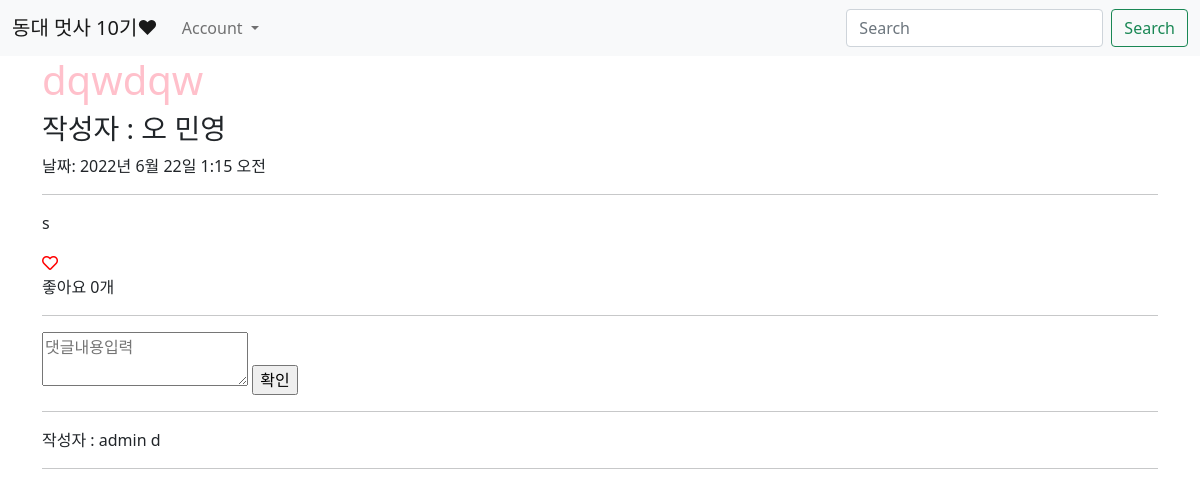
/1, run on an earlier commit of the app's database.
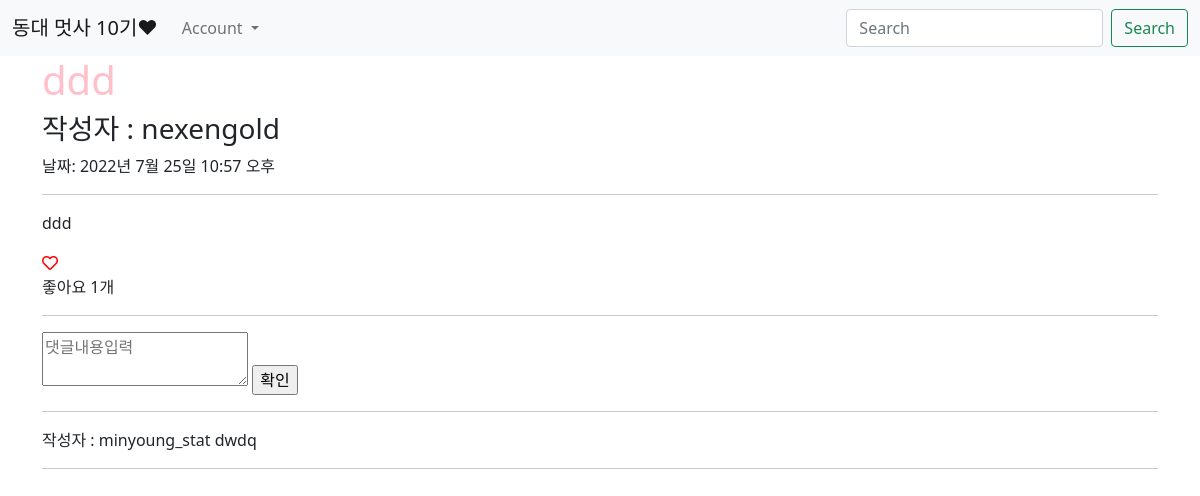
And on a later commit of the database.
### main/models.py (models this page shows, shortened)
class Post(models.Model):
    id = models.AutoField(primary_key=True)
    title = models.CharField(max_length=200)
    writer = models.ForeignKey(User, on_delete=models.CASCADE)
    pub_date = models.DateTimeField()
    body = models.TextField()
    image = models.ImageField(upload_to = "post/", blank=True, null=True)
    like_user_set = models.ManyToManyField(User, blank=True, related_name="like_user_set", through='Like')
    @property
    def like_count(self):
        return self.like_user_set.count()

class Comment(models.Model):
    content = models.TextField()
    writer = models.ForeignKey(User, on_delete=models.CASCADE)
    post = models.ForeignKey(Post, on_delete=models.CASCADE, related_name='comments')
    created_at = models.DateTimeField(auto_now=True)
    update_at = models.DateTimeField(auto_now=True)

### main/views.py (the view)
# urls.py: path('<int:id>', detail, name='detail'),
def detail(request, id):
    post = get_object_or_404(Post, pk = id)
    all_comments = post.comments.all().order_by('-created_at')
    return render(request, 'main/detail.html', {'post': post, 'comments':all_comments})

### main/templates/main/detail.html (shortened to what this page needs)
{% extends 'base.html' %}
{% block content %}
<h1>{{post.title}}</h1>
{% if post.writer %}
    {% if 'user' in post.writer.username %}
        <h3>작성자 : {{post.writer.last_name}} {{post.writer.first_name}}</h3>
    {% else %}
        <h3>작성자 : {{post.writer}}</h3>
    {% endif %}
{% else %}
    <h3>작성자 : 알 수 없음</h3>
{% endif %}
날짜: {{post.pub_date}}
<hr>
<p>{{post.body}}</p>
<span href="#" class="like" name ="{{post.id}}" value="Like">
    {% if user in post.like_user_set.all %}
        <div class="alt-service-icon">
            <i class="fas fa-heart" id ="like-icon" style="color:red;"></i>
        </div>
    {% else %}
            <div class="alt-service-icon">
            <i class="far fa-heart" id ="like-icon" style="color:red;"></i>
        </div>
    {% endif %}
        <span id="count-{{ post.id }}" class="alt-services-title font-alt">
            좋아요
        {% if post.like_count == 0 %}
            0개
        {% else %}
            {{ post.like_count }}개
         {% endif %}
        </span>
</span>
<hr>
<div>
    <form action="{%url 'main:create_comment' post.id%}" method="POST">
        <textarea name="content" placeholder="댓글내용입력"></textarea>
        <input type="submit" value="확인">
    </form>
</div>
<hr>
<div>
    {% for comment in comments %}
    <div>
        작성자 : {{comment.writer}}
        {{comment.content}}
        <br>
        <hr>
    </div>
    {% endfor %}
</div>
{% endblock %}

What changed in the data, as far as the page shows it:
removed Comment: writer "admin", content "d"
changed Post: title "dqwdqw" → "ddd"; writer_id 3 → 1 (drawn); writer (not shown) → "nexengold"; pub_date "2022년 6월 22일 1:15 오전" → "2022년 7월 25일 10:57 오후"; body "s" → "ddd"; like_count (not shown) → "1"; writer.last_name "오" → (not shown); writer.first_name "민영" → (not shown)
now on this page (row edited): Comment: writer "minyoung_stat", content "dwdq"
Also different on the page:
text no longer shown: "0개"
text now shown: "개"
